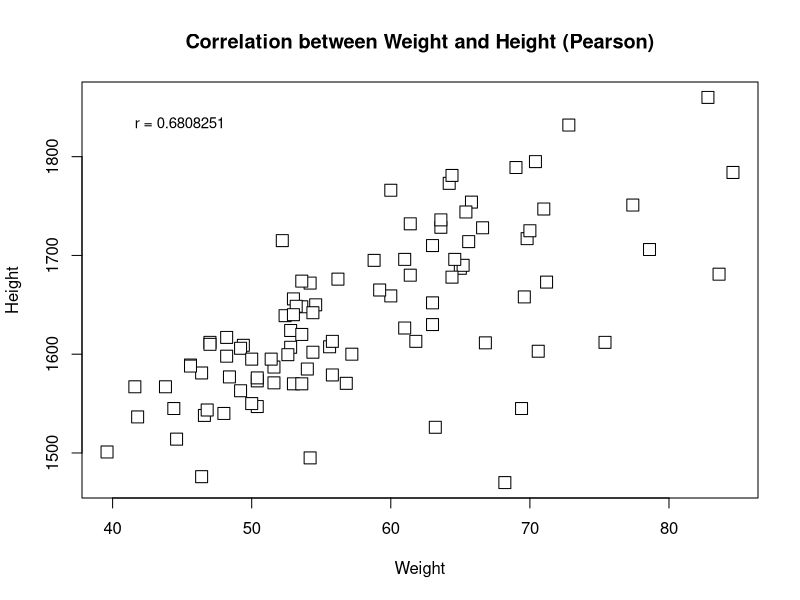

Generate this figure with R:
# ---------------------------------------------------------
# 14-1A：体重と身長のピアソン相関係数を求め、図の左上に表示（提出用）
# ---------------------------------------------------------

# CSV 読み込み
Body <- read.table("SampleData03_forR2.csv", header=TRUE, sep=",")
pdf("Class07_rp14-1A_02.pdf")
# ---------------------------------------------------------
# ★ 散布図（白抜き四角）
# ---------------------------------------------------------
plot(Body[,7], Body[,8],
     xlab="Weight", ylab="Height",
     pch=22, col="black", bg="white", cex=1.8,
     main="Correlation between Weight and Height (Pearson)")

# ---------------------------------------------------------
# ★ ピアソンの積率相関係数を計算
# ---------------------------------------------------------
Body_cor <- cor.test(Body[,7], Body[,8], method="pearson")
r_value <- Body_cor$estimate   # 相関係数 r

# ---------------------------------------------------------
# ★ 左上に相関係数 r を表示
# ---------------------------------------------------------
text(min(Body[,7]) + 2,
     max(Body[,8]) - 20,
     sprintf("r = %.7f", r_value),
     col="black", cex=0.9, adj=c(0,1))
    dev.off()
